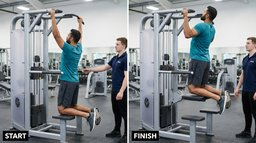
#> input picture resources/coach-media/assisted-steps_thumb.jpeg, 256 x 143 px, given in place of form-logo-flow-master.png, which was not available
$ python build-icons.py
#> lines starting #> are read from the running program, lines starting #| are printed output that depends on the picture; pictures that were not available may be replaced by others from this repository, and a replacement may not be noted
"""Export web icon sizes from the inspected Nano Banana master artwork."""
from pathlib import Path
from PIL import Image
root = Path(__file__).resolve().parents[2]
source = Image.open(root / 'resources/brand/form-logo-flow-master.png').convert('RGB')
#> source is the input picture: PIL image 256x143 RGB; mean R, G, B 132.2, 137.3, 141.1
for name, size in [('form-icon-192.png',192),('form-icon-512.png',512),('form-maskable-512.png',512),('form-apple-touch-180.png',180),('form-brand-64.png',64),('form-favicon-32.png',32)]:
    source.resize((size,size),Image.Resampling.LANCZOS).save(root/'web'/name,optimize=True)
#> this loop made 6 passes
#> pass 1, `source.resize((size,size),Image.Resampling.LANCZOS).save(root/'web'/na..`:
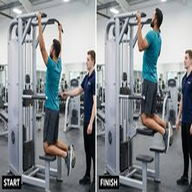
#> saved as form-icon-192.png: PIL image 192x192 RGB; mean R, G, B 132.2, 137.3, 141.2
#> pass 2, `source.resize((size,size),Image.Resampling.LANCZOS).save(root/'web'/na..`:
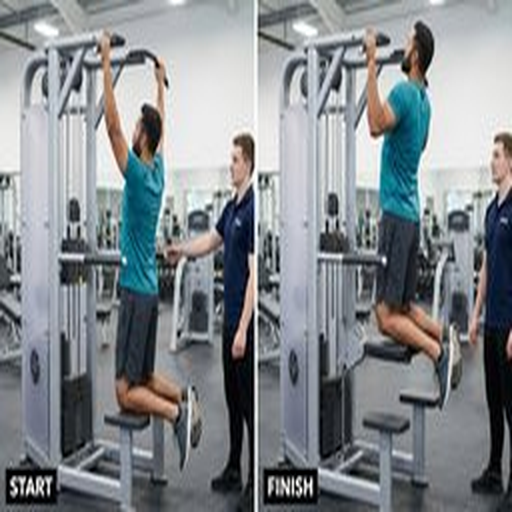
#> saved as form-icon-512.png: PIL image 512x512 RGB; mean R, G, B 132.2, 137.3, 141.2
source.save(root/'web/form-favicon.ico',format='ICO',sizes=[(16,16),(32,32),(48,48)])

$ run again, on resources/coach-media/bend_thumb.jpeg
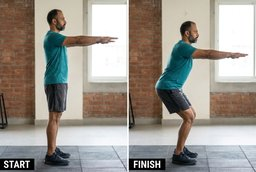
#> input picture resources/coach-media/bend_thumb.jpeg, 256 x 172 px, given in place of form-logo-flow-master.png, which was not available
#> source is the input picture: PIL image 256x172 RGB; mean R, G, B 156.3, 150.6, 142.7
#> the loop `for name, size in [('form-icon-192.png',192),('form-icon-512.png',512)..` made 6 passes
#> pass 1, `source.resize((size,size),Image.Resampling.LANCZOS).save(root/'web'/na..`:
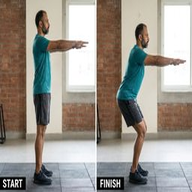
#> saved as form-icon-192.png: PIL image 192x192 RGB; mean R, G, B 156.3, 150.7, 142.7
#> pass 2, `source.resize((size,size),Image.Resampling.LANCZOS).save(root/'web'/na..`:
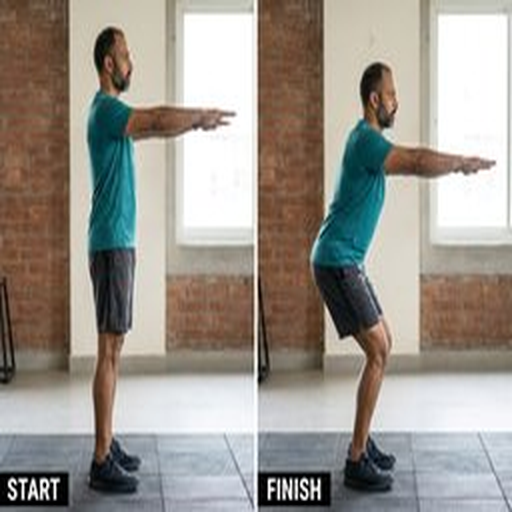
#> saved as form-icon-512.png: PIL image 512x512 RGB; mean R, G, B 156.3, 150.7, 142.7
